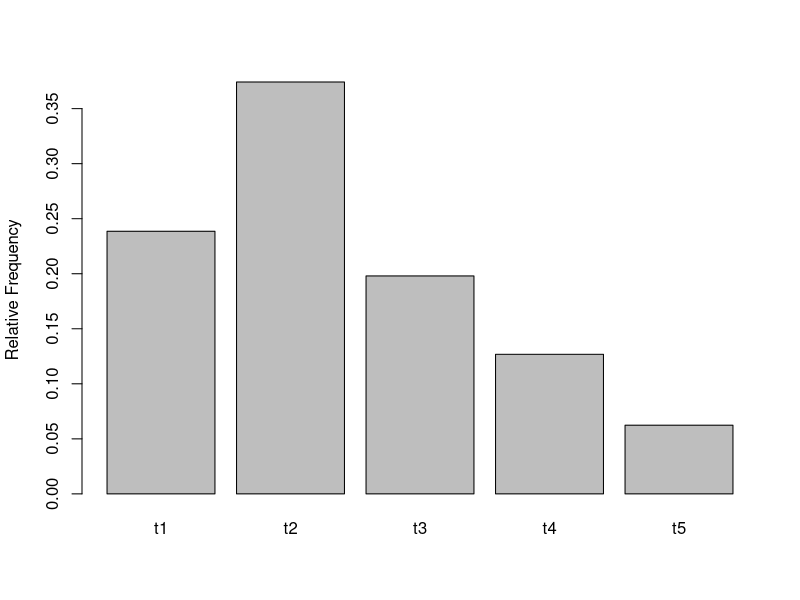

Reproduce this figure in R.
##########################################################################################
# Dummy data creation
##########################################################################################
## generate 5 topic Names
tnames <- paste('t',1:5, sep='')
pro <- sample(1:10, size = 5) # probabilities of different tags 

## Assign a tag name to each of the hypothetical 5000 questions that
## were asked in past 15 years
qtags <- sample(tnames, size = 5000, prob = pro, replace = TRUE)

## Tabulate the data
tab1 <- table(qtags)

## Plot the bar plot
barplot(tab1/sum(tab1), ylab = 'Relative Frequency')

